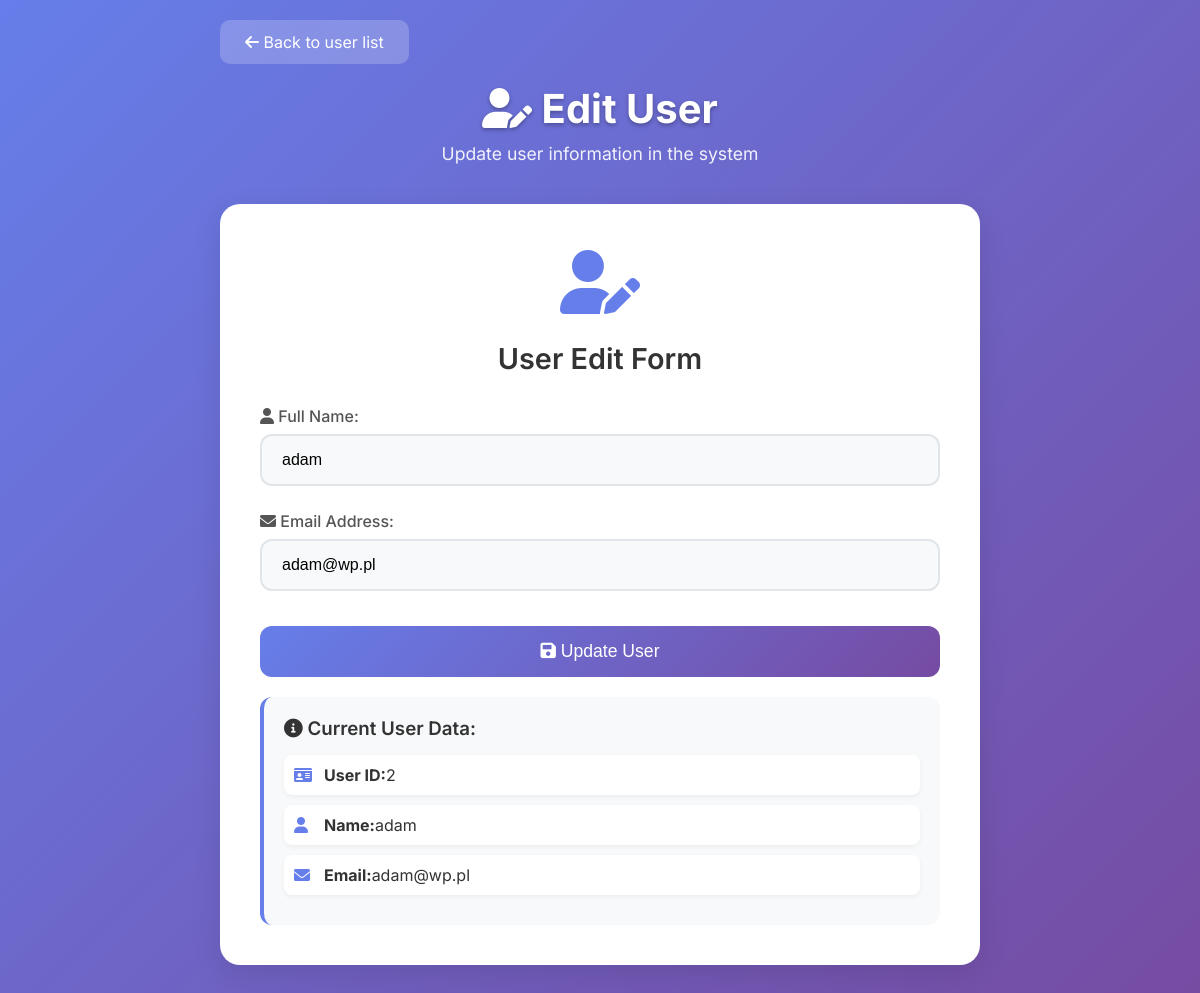
/subscriber_edit.php?id=2, run on the app's committed database.
### tables this page shows
CREATE TABLE `subscribers` (
  `id` int(11) NOT NULL,
  `fname` varchar(255) NOT NULL,
  `email` varchar(255) NOT NULL
);

### subscriber_edit.php (the view, shortened to what this page needs)
<!DOCTYPE html>
<html lang="en">
<head>
    <link href="https://cdnjs.cloudflare.com/ajax/libs/font-awesome/6.0.0/css/all.min.css" rel="stylesheet">
</head>
<body>
    <div class="container">
        <a href="viewsubscribers.php" class="back-btn">
            <i class="fas fa-arrow-left"></i> Back to user list
        </a>
        <div class="header">
            <h1><i class="fas fa-user-edit"></i> Edit User</h1>
            <p>Update user information in the system</p>
        </div>
        <div class="form-card">
            <div class="form-icon">
                <i class="fas fa-user-edit"></i>
            </div>
            <h2 class="form-title">User Edit Form</h2>
            <?php
            if (isset($_GET['id'])) {
                $id = $_GET['id'];
                try {
                    $pdo = getDBConnection();
                    $stmt = $pdo->prepare("SELECT * FROM subscribers WHERE id = :id");
                    $stmt->bindParam(':id', $id);
                    $stmt->execute();
                    $user = $stmt->fetch(PDO::FETCH_ASSOC);
                    if ($user) {
                        echo '<form method="post" action="update_user.php">
                                <input type="hidden" name="id" value="' . $user['id'] . '">
                                <div class="form-group">
                                    <label for="fname">
                                        <i class="fas fa-user"></i> Full Name:
                                    </label>
                                    <input type="text" id="fname" name="fname" value="' . htmlspecialchars($user['fname']) . '" placeholder="Enter full name" required>
                                </div>
                                <div class="form-group">
                                    <label for="email">
                                        <i class="fas fa-envelope"></i> Email Address:
                                    </label>
                                    <input type="email" id="email" name="email" value="' . htmlspecialchars($user['email']) . '" placeholder="Enter email address" required>
                                </div>
                                <button type="submit" class="btn">
                                    <i class="fas fa-save"></i> Update User
                                </button>
                              </form>';
                        echo '<div class="user-info">
                                <h3><i class="fas fa-info-circle"></i> Current User Data:</h3>
                                <div class="info-item">
                                    <i class="fas fa-id-card"></i>
                                    <strong>User ID:</strong> ' . $user['id'] . '
                                </div>
                                <div class="info-item">
                                    <i class="fas fa-user"></i>
                                    <strong>Name:</strong> ' . htmlspecialchars($user['fname']) . '
                                </div>
                                <div class="info-item">
                                    <i class="fas fa-envelope"></i>
                                    <strong>Email:</strong> ' . htmlspecialchars($user['email']) . '
                                </div>
                              </div>';
                    } else {
                        echo '<div class="error-message">
                                <i class="fas fa-exclamation-triangle"></i>
                                User not found!
                              </div>';
                    }
                } catch (Exception $e) {
                    echo '<div class="error-message">
                            <i class="fas fa-exclamation-triangle"></i>
                            Database Error: ' . htmlspecialchars($e->getMessage()) . '
                          </div>';
                }
            } else {
                echo '<div class="error-message">
                        <i class="fas fa-exclamation-triangle"></i>
                        No user ID provided!
                      </div>';
            }
            ?>
        </div>
    </div>
</body>
</html>

### subscriber_edit.php (style rules this page uses)
* { margin: 0; padding: 0; box-sizing: border-box; }
body { font-family: 'Inter', sans-serif; background: linear-gradient(135deg, #667eea 0%, #764ba2 100%); min-height: 100vh; color: #333; }
.container { max-width: 800px; margin: 0 auto; padding: 20px; }
.header { text-align: center; margin-bottom: 40px; color: white; }
.header h1 { font-size: 2.5rem; font-weight: 700; margin-bottom: 10px; text-shadow: 0 2px 4px rgba(0,0,0,0.3); }
.header p { font-size: 1.1rem; opacity: 0.9; }
.form-card { background: white; border-radius: 20px; padding: 40px; box-shadow: 0 10px 30px rgba(0,0,0,0.1); margin-bottom: 30px; }
.form-title { text-align: center; margin-bottom: 30px; color: #333; font-size: 1.8rem; font-weight: 600; }
.form-group { margin-bottom: 25px; }
.form-group label { display: block; margin-bottom: 8px; font-weight: 500; color: #555; font-size: 1rem; }
.form-group input { width: 100%; padding: 15px 20px; border: 2px solid #e1e5e9; border-radius: 12px; font-size: 1rem; transition: all 0.3s ease; background: #f8f9fa; }
.btn { background: linear-gradient(135deg, #667eea 0%, #764ba2 100%); color: white; border: none; padding: 15px 40px; border-radius: 12px; font-size: 1.1rem; font-weight: 500; cursor: pointer; transition: all 0.3s ease; width: 100%; margin-top: 10px; }
.user-info { background: #f8f9fa; padding: 20px; border-radius: 12px; margin-top: 20px; border-left: 4px solid #667eea; }
.user-info h3 { color: #333; margin-bottom: 15px; font-weight: 600; }
.info-item { display: flex; align-items: center; margin-bottom: 10px; padding: 10px; background: white; border-radius: 8px; box-shadow: 0 2px 5px rgba(0,0,0,0.05); }
.info-item i { margin-right: 10px; color: #667eea; width: 20px; }
.back-btn { display: inline-block; background: rgba(255,255,255,0.2); color: white; padding: 12px 25px; border-radius: 10px; text-decoration: none; transition: all 0.3s ease; margin-bottom: 20px; }
.form-icon { text-align: center; font-size: 4rem; color: #667eea; margin-bottom: 20px; }

### data on the page
subscribers: fname "adam", email "adam@wp.pl", id "2"
